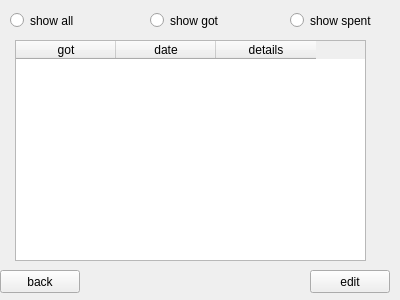
<?xml version="1.0" encoding="UTF-8"?>
<ui version="4.0">
 <class>detailsForm</class>
 <widget class="QWidget" name="detailsForm">
  <property name="geometry">
   <rect>
    <x>0</x>
    <y>0</y>
    <width>400</width>
    <height>300</height>
   </rect>
  </property>
  <property name="windowTitle">
   <string>Form</string>
  </property>
  <widget class="QRadioButton" name="all">
   <property name="geometry">
    <rect>
     <x>10</x>
     <y>10</y>
     <width>100</width>
     <height>21</height>
    </rect>
   </property>
   <property name="text">
    <string>show all</string>
   </property>
  </widget>
  <widget class="QRadioButton" name="got">
   <property name="geometry">
    <rect>
     <x>150</x>
     <y>10</y>
     <width>100</width>
     <height>21</height>
    </rect>
   </property>
   <property name="text">
    <string>show got</string>
   </property>
  </widget>
  <widget class="QRadioButton" name="spent">
   <property name="geometry">
    <rect>
     <x>290</x>
     <y>10</y>
     <width>100</width>
     <height>21</height>
    </rect>
   </property>
   <property name="text">
    <string>show spent</string>
   </property>
  </widget>
  <widget class="QPushButton" name="back">
   <property name="geometry">
    <rect>
     <x>0</x>
     <y>270</y>
     <width>80</width>
     <height>23</height>
    </rect>
   </property>
   <property name="text">
    <string>back</string>
   </property>
  </widget>
  <widget class="QPushButton" name="edit">
   <property name="geometry">
    <rect>
     <x>310</x>
     <y>270</y>
     <width>80</width>
     <height>23</height>
    </rect>
   </property>
   <property name="text">
    <string>edit</string>
   </property>
  </widget>
  <widget class="QTableWidget" name="data_table">
   <property name="geometry">
    <rect>
     <x>15</x>
     <y>40</y>
     <width>351</width>
     <height>221</height>
    </rect>
   </property>
   <property name="textElideMode">
    <enum>Qt::ElideLeft</enum>
   </property>
   <property name="showGrid">
    <bool>true</bool>
   </property>
   <property name="gridStyle">
    <enum>Qt::DashLine</enum>
   </property>
   <property name="sortingEnabled">
    <bool>true</bool>
   </property>
   <property name="columnCount">
    <number>3</number>
   </property>
   <attribute name="horizontalHeaderCascadingSectionResizes">
    <bool>false</bool>
   </attribute>
   <attribute name="verticalHeaderCascadingSectionResizes">
    <bool>false</bool>
   </attribute>
   <column>
    <property name="text">
     <string>got</string>
    </property>
    <property name="font">
     <font>
      <pointsize>9</pointsize>
     </font>
    </property>
    <property name="textAlignment">
     <set>AlignCenter</set>
    </property>
   </column>
   <column>
    <property name="text">
     <string>date</string>
    </property>
    <property name="textAlignment">
     <set>AlignCenter</set>
    </property>
   </column>
   <column>
    <property name="text">
     <string>details</string>
    </property>
    <property name="textAlignment">
     <set>AlignCenter</set>
    </property>
   </column>
  </widget>
 </widget>
 <resources/>
 <connections/>
</ui>
